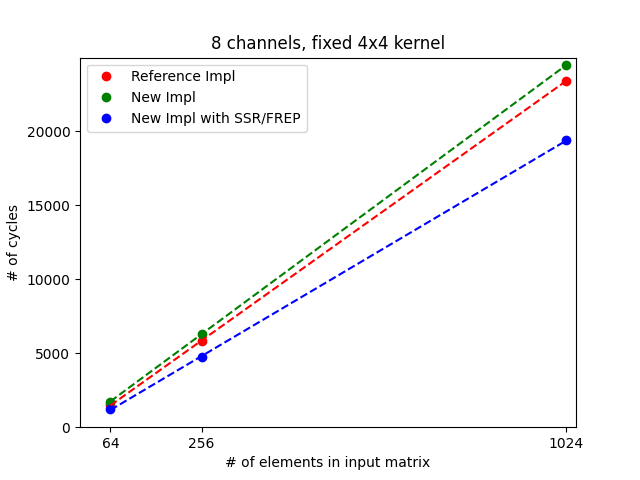

Reproduce this figure in Python.
import matplotlib.pyplot as plt
import numpy as np

plt.title("8 channels, fixed 4x4 kernel")
plt.xlabel("# of elements in input matrix")
plt.ylabel("# of cycles")

x = np.array([64, 256, 1024])

y_ref = np.array([1471.25, 5857.625, 23426.125])
y_new = np.array([1723.5, 6319.75, 24486.875])
y_ssr = np.array([1228.75, 4727, 19402.25])

plt.xlim(left=0, right=x[-1] + 20)
plt.ylim(bottom=0, top=max(y_ref.max(), y_new.max(), y_ssr.max()) + 500)

plt.xticks(x)

plt.plot(x, y_ref, "ro", label="Reference Impl")
plt.plot(x, y_new, "go", label="New Impl")
plt.plot(x, y_ssr, "bo", label="New Impl with SSR/FREP")

plt.plot(np.unique(x), np.poly1d(np.polyfit(x, y_ref, 1))(np.unique(x)), "r--")
plt.plot(np.unique(x), np.poly1d(np.polyfit(x, y_new, 1))(np.unique(x)), "g--")
plt.plot(np.unique(x), np.poly1d(np.polyfit(x, y_ssr, 1))(np.unique(x)), "b--")

plt.legend()

plt.savefig("fixed_kernel.png")